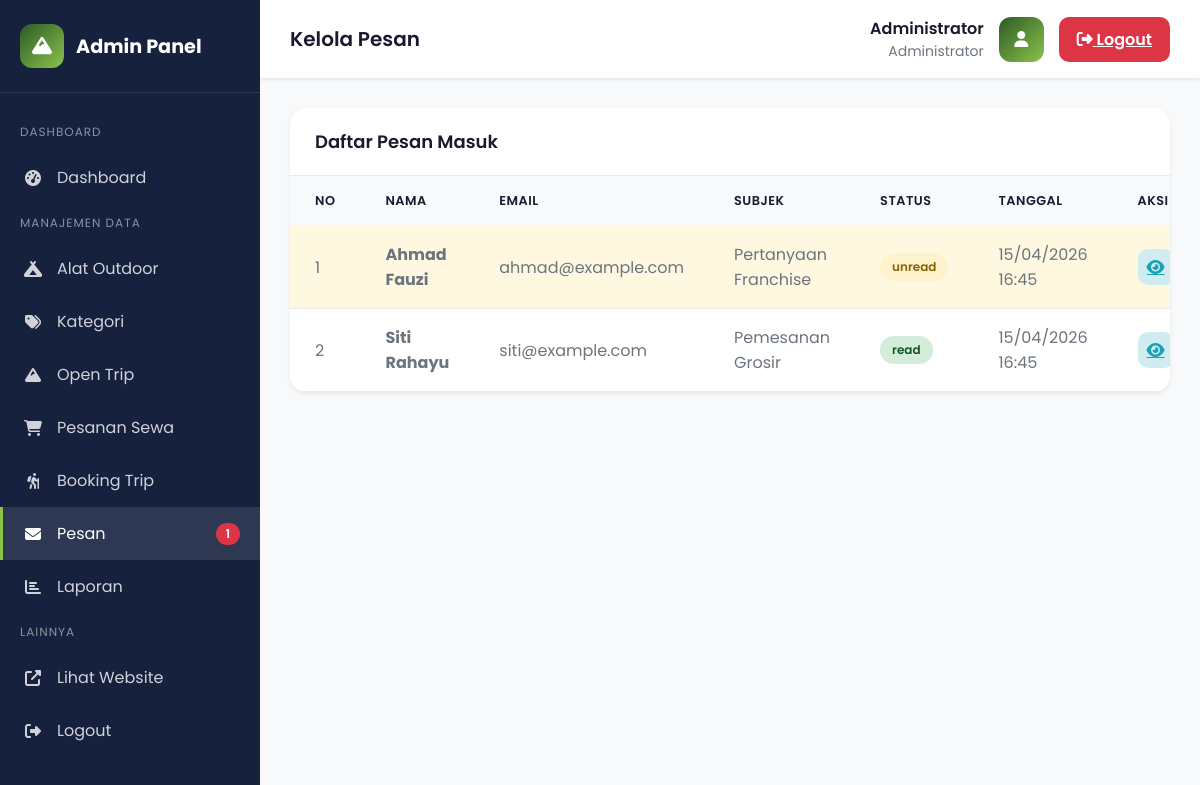
/admin/messages/index.php (signed in), run on the app's committed database.
### tables this page shows
CREATE TABLE IF NOT EXISTS messages (
    id INT PRIMARY KEY AUTO_INCREMENT,
    nama VARCHAR(100) NOT NULL,
    email VARCHAR(100) NOT NULL,
    subject VARCHAR(200),
    pesan TEXT NOT NULL,
    status ENUM('unread', 'read') DEFAULT 'unread',
    created_at TIMESTAMP DEFAULT CURRENT_TIMESTAMP
);

### config/functions.php (called while the page is built, shortened)
<?php
require_once 'database.php';
function getAllMessages()
{
    global $conn;
    $result = $conn->query("SELECT * FROM messages ORDER BY created_at DESC");
    return $result->fetch_all(MYSQLI_ASSOC);
}
function getUnreadMessagesCount()
{
    global $conn;
    $result = $conn->query("SELECT COUNT(*) as total FROM messages WHERE status = 'unread'");
    return $result->fetch_assoc()['total'];
}

### admin/messages/index.php (the view, shortened to what this page needs)
<?php
require_once '../../config/functions.php';
$messages = getAllMessages();
?>
<!DOCTYPE html>
<html lang="id">
<head>
    <link rel="stylesheet" href="https://cdnjs.cloudflare.com/ajax/libs/font-awesome/6.4.0/css/all.min.css">
</head>
<body>
    <aside class="sidebar">
        <div class="sidebar-brand">
            <div class="logo-icon"><i class="fas fa-mountain"></i></div>
            <span>Admin Panel</span>
        </div>
        <nav class="sidebar-menu">
            <div class="menu-section">Dashboard</div>
            <a href="../index.php" class="menu-item"><i class="fas fa-tachometer-alt"></i><span>Dashboard</span></a>
            <div class="menu-section">Manajemen Data</div>
            <a href="../products/index.php" class="menu-item"><i class="fas fa-campground"></i><span>Alat
                    Outdoor</span></a>
            <a href="../categories/index.php" class="menu-item"><i class="fas fa-tags"></i><span>Kategori</span></a>
            <a href="../trips/index.php" class="menu-item"><i class="fas fa-mountain"></i><span>Open Trip</span></a>
            <a href="../orders/index.php" class="menu-item"><i class="fas fa-shopping-cart"></i><span>Pesanan
                    Sewa</span></a>
            <a href="../trips/bookings/index.php" class="menu-item"><i class="fas fa-hiking"></i><span>Booking
                    Trip</span></a>
            <a href="index.php" class="menu-item active"><i class="fas fa-envelope"></i><span>Pesan</span>
                <?php $unread = getUnreadMessagesCount();
                if ($unread > 0): ?><span class="badge"><?= $unread ?></span><?php endif; ?>
            </a>
            <a href="../reports/index.php" class="menu-item"><i class="fas fa-chart-bar"></i><span>Laporan</span></a>
            <div class="menu-section">Lainnya</div>
            <a href="../../index.php" class="menu-item" target="_blank"><i
                    class="fas fa-external-link-alt"></i><span>Lihat Website</span></a>
            <a href="../logout.php" class="menu-item"><i class="fas fa-sign-out-alt"></i><span>Logout</span></a>
        </nav>
    </aside>
    <main class="main-content">
        <header class="admin-header">
            <h1 class="header-title">Kelola Pesan</h1>
            <div class="header-user">
                <div class="user-info">
                    <div class="user-name"><?= $_SESSION['admin_nama'] ?></div>
                    <div class="user-role">Administrator</div>
                </div>
                <div class="user-avatar"><i class="fas fa-user"></i></div>
                <a href="../logout.php" class="btn-logout"><i class="fas fa-sign-out-alt"></i> Logout</a>
            </div>
        </header>
        <div class="content">
            <div class="card">
                <div class="card-header">
                    <h2 class="card-title">Daftar Pesan Masuk</h2>
                </div>
                <?php if (count($messages) > 0): ?>
                    <table class="table">
                        <thead>
                            <tr>
                                <th>No</th>
                                <th>Nama</th>
                                <th>Email</th>
                                <th>Subjek</th>
                                <th>Status</th>
                                <th>Tanggal</th>
                                <th>Aksi</th>
                            </tr>
                        </thead>
                        <tbody>
                            <?php foreach ($messages as $index => $msg): ?>
                                <tr class="<?= $msg['status'] ?>">
                                    <td><?= $index + 1 ?></td>
                                    <td><strong><?= $msg['nama'] ?></strong></td>
                                    <td><?= $msg['email'] ?></td>
                                    <td><?= $msg['subject'] ?></td>
                                    <td><span class="status-badge <?= $msg['status'] ?>"><?= $msg['status'] ?></span></td>
                                    <td><?= date('d/m/Y H:i', strtotime($msg['created_at'])) ?></td>
                                    <td>
                                        <div class="action-btns">
                                            <a href="view.php?id=<?= $msg['id'] ?>" class="btn-action btn-view" title="Lihat"><i
                                                    class="fas fa-eye"></i></a>
                                        </div>
                                    </td>
                                </tr>
                            <?php endforeach; ?>
                        </tbody>
                    </table>
                <?php endif; ?>
            </div>
        </div>
    </main>
</body>
</html>

### admin/messages/index.php (style rules this page uses)
:root { --primary: #2d5a27; --primary-dark: #1e3d1a; --primary-light: #4a7c44; --primary-accent: #8bc34a; --dark: #1a1a2e; --dark-secondary: #16213e; --white: #ffffff; --gray-100: #f8f9fa; --gray-200: #e9ecef; --gray-600: #6c757d; --danger: #dc3545; --success: #28a745; --warning: #ffc107; --shadow: 0 0.125rem 0.25rem rgba(0, 0, 0, 0.075); }
* { margin: 0; padding: 0; box-sizing: border-box; }
body { font-family: 'Poppins', -apple-system, BlinkMacSystemFont, sans-serif; background: var(--gray-100); min-height: 100vh; }
.sidebar { position: fixed; top: 0; left: 0; width: 260px; height: 100vh; background: var(--dark-secondary); color: var(--white); z-index: 100; }
.sidebar-brand { padding: 24px 20px; display: flex; align-items: center; gap: 12px; border-bottom: 1px solid rgba(255, 255, 255, 0.1); }
.sidebar-brand .logo-icon { width: 44px; height: 44px; background: linear-gradient(135deg, var(--primary), var(--primary-accent)); border-radius: 12px; display: flex; align-items: center; justify-content: center; font-size: 1.25rem; }
.sidebar-brand span { font-size: 1.2rem; font-weight: 700; }
.sidebar-menu { padding: 20px 0; }
.menu-section { padding: 10px 20px; font-size: 0.75rem; text-transform: uppercase; color: rgba(255, 255, 255, 0.5); letter-spacing: 1px; }
.menu-item { padding: 14px 20px; display: flex; align-items: center; gap: 14px; color: rgba(255, 255, 255, 0.8); text-decoration: none; transition: all 0.3s; border-left: 3px solid transparent; }
.menu-item:hover, .menu-item.active { background: rgba(255, 255, 255, 0.1); color: var(--white); border-left-color: var(--primary-accent); }
.menu-item i { width: 20px; text-align: center; }
.badge { margin-left: auto; background: var(--danger); padding: 2px 10px; border-radius: 12px; font-size: 0.75rem; font-weight: 600; }
.main-content { margin-left: 260px; min-height: 100vh; }
.admin-header { background: var(--white); padding: 16px 30px; display: flex; justify-content: space-between; align-items: center; box-shadow: var(--shadow); }
.header-title { font-size: 1.25rem; font-weight: 600; color: var(--dark); }
.header-user { display: flex; align-items: center; gap: 15px; }
.user-info { text-align: right; }
.user-name { font-weight: 600; color: var(--dark); }
.user-role { font-size: 0.875rem; color: var(--gray-600); }
.user-avatar { width: 45px; height: 45px; background: linear-gradient(135deg, var(--primary), var(--primary-accent)); border-radius: 12px; display: flex; align-items: center; justify-content: center; color: var(--white); }
.btn-logout { padding: 10px 18px; background: var(--danger); color: var(--white); border: none; border-radius: 10px; cursor: pointer; font-weight: 600; }
.content { padding: 30px; }
.card { background: var(--white); border-radius: 16px; box-shadow: var(--shadow); overflow: hidden; }
.card-header { padding: 20px 25px; border-bottom: 1px solid var(--gray-200); display: flex; justify-content: space-between; align-items: center; }
.card-title { font-size: 1.125rem; font-weight: 600; color: var(--dark); }
.table { width: 100%; border-collapse: collapse; }
.table th, .table td { padding: 16px 25px; text-align: left; }
.table th { background: var(--gray-100); font-weight: 600; color: var(--dark); font-size: 0.8rem; text-transform: uppercase; letter-spacing: 0.5px; }
.table td { border-bottom: 1px solid var(--gray-200); color: var(--gray-600); }
.table tbody tr.unread { background: #fff8e1; }
.status-badge { display: inline-block; padding: 5px 12px; border-radius: 20px; font-size: 0.75rem; font-weight: 600; }
.status-badge.read { background: #d4edda; color: #155724; }
.status-badge.unread { background: #fff3cd; color: #856404; }
.action-btns { display: flex; gap: 8px; }
.btn-action { width: 36px; height: 36px; border: none; border-radius: 10px; cursor: pointer; display: flex; align-items: center; justify-content: center; transition: all 0.3s; }
.btn-view { background: #d1ecf1; color: #17a2b8; }

### data on the page
messages: nama "Ahmad Fauzi", email "ahmad@example.com", subject "Pertanyaan Franchise", status "unread", created_at "15/04/2026 16:45"
messages: nama "Siti Rahayu", email "siti@example.com", subject "Pemesanan Grosir", status "read", created_at "15/04/2026 16:45"

### other printed values
$unread "1"
$_SESSION['admin_nama'] "Administrator"
